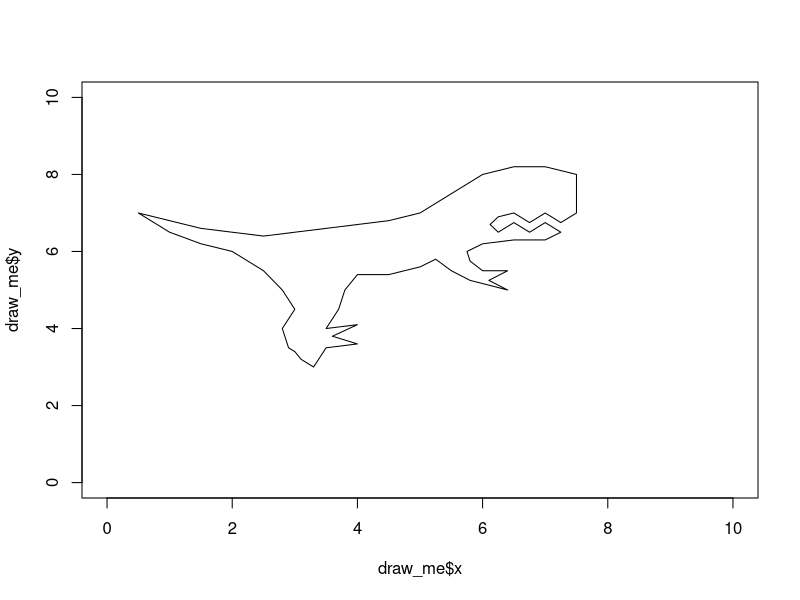
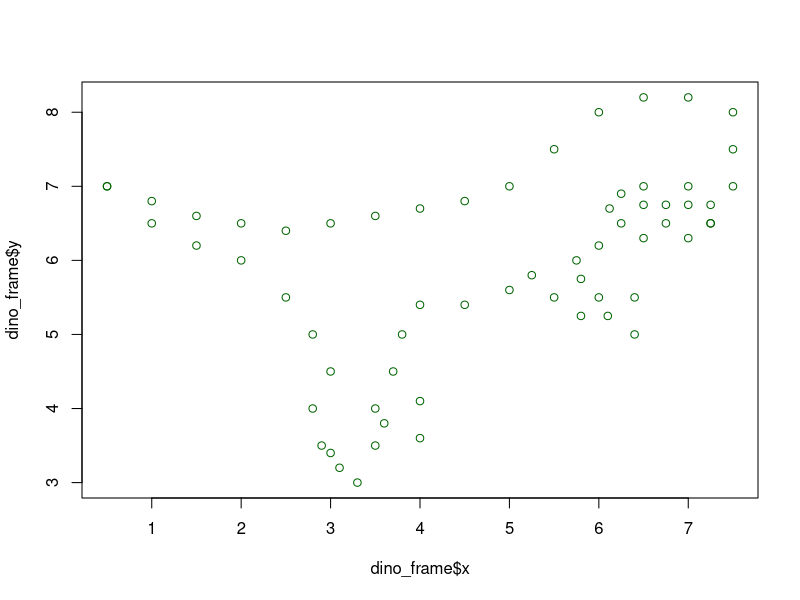
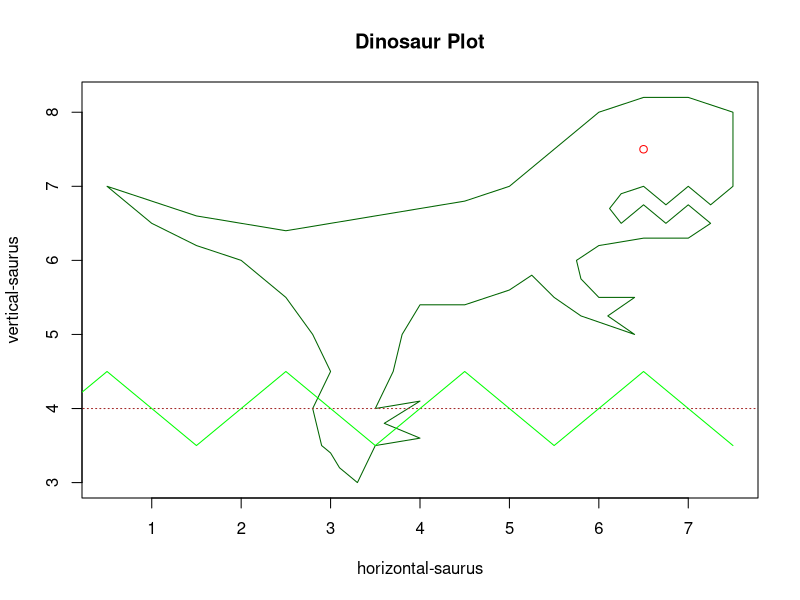

Generate these figures, in order, with R:
## ---- chunk 1

knitr::opts_chunk$set(echo = TRUE)


## ---- chunk 2


draw_me = list(x = c(0.5, 1, 1.5, 2, 2.5, 3, 3.5, 4, 4.5, 5, 5.5, 6, 6.5, 7, 7.5, 7.5, 7.5, 7.25, 7, 6.75, #We open the list() function here...
       6.5, 6.25, 6.12, 6.25, 6.5, 6.75, 7, 7.25, 7.25, 7, 6.5, 6, 5.75, 5.8, 6, 6.4, 6.1, 6.4, 5.8, 5.5,
       5.25, 5, 4.5, 4, 3.8, 3.7, 3.5, 4, 3.6, 4, 3.5, 3.3, 3.1, 3, 2.9, 2.8, 3, 2.8, 2.5, 2,
       1.5, 1, 0.5), #Note that we end with a comma here because we have to enter the y object still...
       
              y = c(7, 6.8, 6.6, 6.5, 6.4, 6.5, 6.6, 6.7, 6.8, 7, 7.5, 8, 8.2, 8.2, 8, 7.5, 7, 6.75, 7, 6.75,
       7, 6.9, 6.7, 6.5, 6.75, 6.5, 6.75, 6.5, 6.5, 6.3, 6.3, 6.2, 6, 5.75, 5.5, 5.5, 5.25, 5, 5.25, 5.5,
       5.8, 5.6, 5.4, 5.4, 5, 4.5, 4, 4.1, 3.8, 3.6, 3.5, 3, 3.2, 3.4, 3.5, 4, 4.5, 5, 5.5, 6,
       6.2, 6.5, 7)) #Here we add the last parentheses to close out the list function call above.


plot(draw_me, 
     type = "l",
     xlim = c(0,10),
     ylim = c(0,10))


## ---- chunk 3

rep(x = "thing", times = 2) #Typical arguments for rep(), which repeats input a given number of times.

things <- rep("thing", 5) #We can use shorthand and skip defining the arguments "x = " and "times ="

things

## ---- chunk 4

length(things)

length(draw_me$x)

## ---- chunk 5

dino_color <- rep("darkgreen", length(draw_me$x))

dino_frame <- data.frame(x = c(0.5, 1, 1.5, 2, 2.5, 3, 3.5, 4, 4.5, 5, 5.5, 6, 6.5, 7, 7.5, 7.5, 7.5, 7.25, 7, 6.75, #We open the list() function here...
       6.5, 6.25, 6.12, 6.25, 6.5, 6.75, 7, 7.25, 7.25, 7, 6.5, 6, 5.75, 5.8, 6, 6.4, 6.1, 6.4, 5.8, 5.5,
       5.25, 5, 4.5, 4, 3.8, 3.7, 3.5, 4, 3.6, 4, 3.5, 3.3, 3.1, 3, 2.9, 2.8, 3, 2.8, 2.5, 2,
       1.5, 1, 0.5), #Note that we end with a comma here because we have to enter the y object still...
       
              y = c(7, 6.8, 6.6, 6.5, 6.4, 6.5, 6.6, 6.7, 6.8, 7, 7.5, 8, 8.2, 8.2, 8, 7.5, 7, 6.75, 7, 6.75,
       7, 6.9, 6.7, 6.5, 6.75, 6.5, 6.75, 6.5, 6.5, 6.3, 6.3, 6.2, 6, 5.75, 5.5, 5.5, 5.25, 5, 5.25, 5.5,
       5.8, 5.6, 5.4, 5.4, 5, 4.5, 4, 4.1, 3.8, 3.6, 3.5, 3, 3.2, 3.4, 3.5, 4, 4.5, 5, 5.5, 6,
       6.2, 6.5, 7),
       
       dino_color)

head(dino_frame) #Check the contents of our new data.frame object.

## ---- chunk 6

plot(x = dino_frame$x, 
     y = dino_frame$y, 
     col = dino_frame$dino_color)

## ---- chunk 7

plot(x = dino_frame$x, 
     y = dino_frame$y,
     type = "l",
     col = dino_frame$dino_color,
     xlab = "horizontal-saurus",
     ylab = "vertical-saurus",
     main = "Dinosaur Plot")

## ---- chunk 8

points(6.5, 7.5, col = "red") #Notice that R studio is coloring our text color assignments for us! 

## ---- chunk 9

lines(x = c(0, 8),
      y = c(4, 4),
      lty = 3,
      col = "brown") #Here we are defining the line type "lty".

## ---- chunk 10

lines(x = seq(from = 0, to = 7.5, by = 0.5),
      y = rep(c(4, 4.5, 4, 3.5), 4),
      col = "green")

